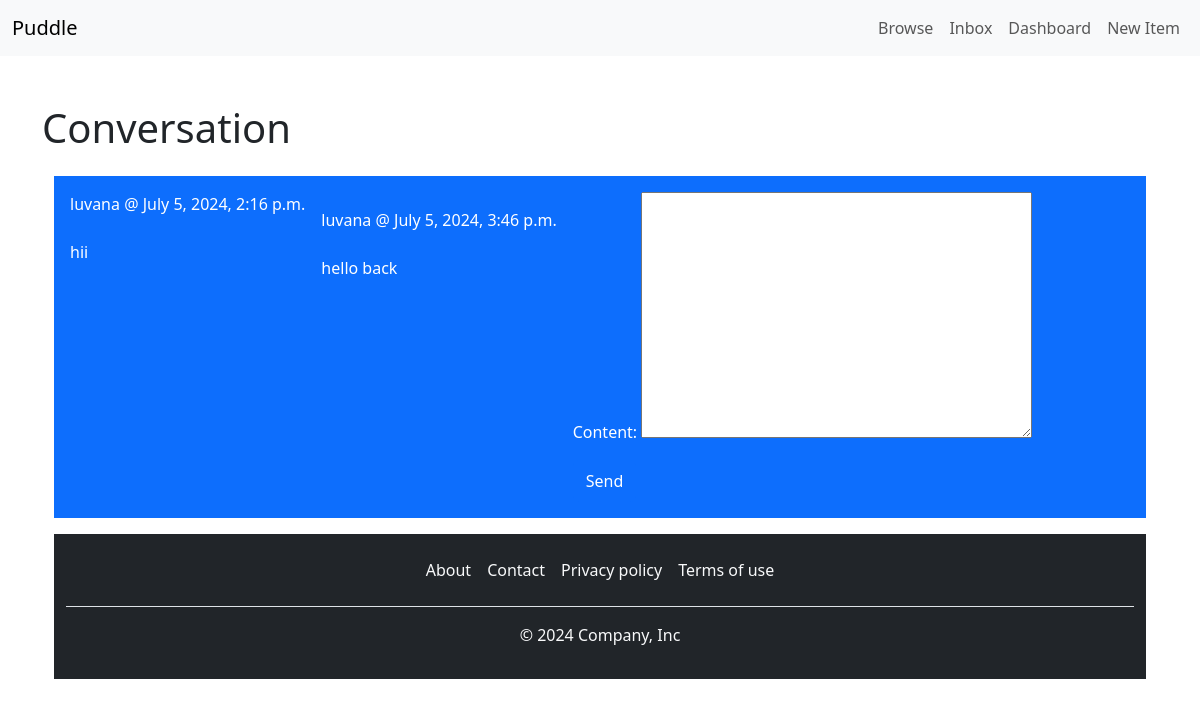
The app's page /inbox/4/ (signed in) with its own data.
### inbox/models.py (models this page shows)
class InboxMessage(models.Model):
    conservation=models.ForeignKey(Inbox,related_name='messages',on_delete=models.CASCADE)
    content=models.TextField()
    created_at=models.DateTimeField(auto_now_add=True)
    created_by=models.ForeignKey(User,related_name='created_messages',on_delete=models.CASCADE)

### inbox/views.py (the view)
# urls.py: path('<int:pk>/', views.detail,name='detail'),
@login_required
def detail(request,pk):
        conservation=Inbox.objects.filter(members__in=[request.user.id]).get(pk=pk)
        if request.method == 'POST':
            form=InboxMessageForm(request.POST)
            if form.is_valid():
                conservation_message=form.save(commit=False)
                conservation_message.conservation=conservation
                conservation_message.created_by=request.user
                conservation_message.save()
                conservation.save()
                return redirect('inbox:detail',pk=pk)
        else:
            form=InboxMessageForm()
        return render(request,'inbox/detail.html',{
            'conservation' : conservation,
            'form' : form,
        })

### inbox/forms.py
class InboxMessageForm(forms.ModelForm):
    class Meta:
        model=InboxMessage
        fields=('content',)
        widgets={
            'content':forms.Textarea(attrs={
                'content':'w-full py-4 px-6 border'
            })
        }

### inbox/templates/inbox/detail.html (shortened to what this page needs)
{% extends "base/base.html" %}
{% block content %}
    <h1>Conversation</h1>
    <div class="container my-4">
        {% for message in conservation.messages.all %}
                <div class="p-3 mb-3 d-flex {% if message.created_by == request.user %}bg-primary text-white{% else %}bg-gray{% endif %}">                   <div>
                        <p class="mb-4">{{message.created_by.username}}   @ {{ message.created_at }}</p>
                        <p>{{ message.content }}</p>
                </div>
        {% endfor %}
    </div>
    <form method="post" action=".">
        {{ form.as_p }}
        <button type="submit" class="btn btn-primary btn-block py-2">Send</button>
    </form>
{% endblock%}

### records on screen
InboxMessage: created_by.username "luvana", created_at "July 5, 2024, 2:16 p.m.", content "hii"
InboxMessage: created_by.username "luvana", created_at "July 5, 2024, 3:46 p.m.", content "hello back"
